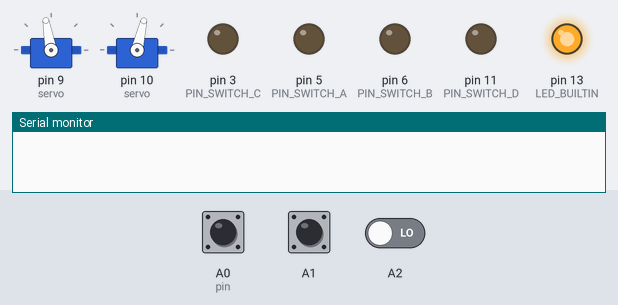
Bench run of a sketch on a simulated Arduino Uno, built with avr-gcc and run on an emulated ATmega328P. On the bench: 2 × servo, output pins drawn as LEDs (lit = HIGH), the last lines printed to the serial monitor. The test bench sets the inputs (shaded band); at power-on: A1 LOW, A0 (pin) LOW, A2 LOW.

Above: at 1.2 s.
1.3 s: A1 pulsed HIGH 2 times (0.12 s each, 0.3 s apart)
At 3.1 s:
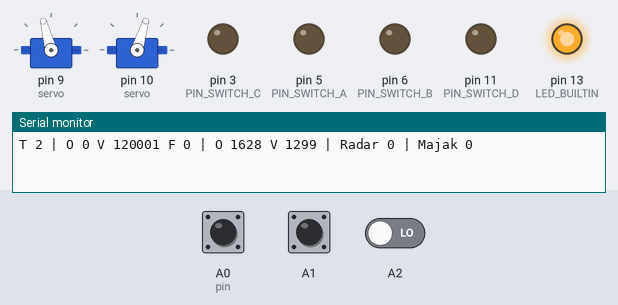
4.9 s: A0 (pin) pulsed HIGH 5 times (0.12 s each, 0.3 s apart)
At 6.6 s:
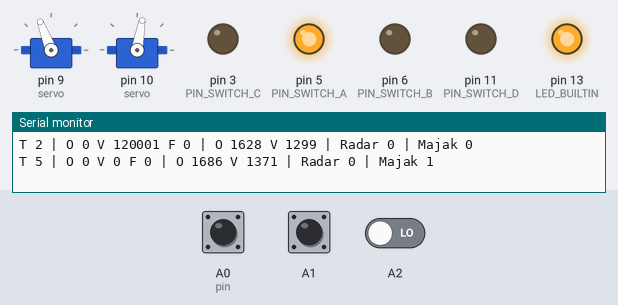
Timing chart, 0 to 33.1 s (numbered marks = the images above; inputs shaded):
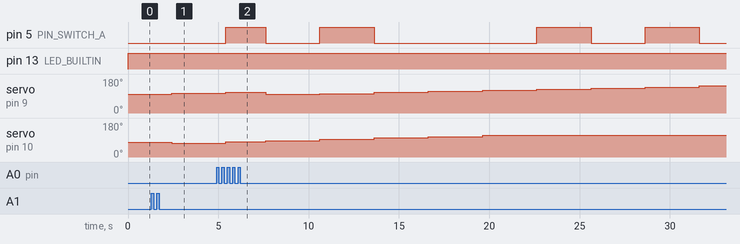

Measured:
- after the input at 1.3 s, servo on pin 9 (servo): 100° → 105° after 1.1 s instead of 1.7 s; servo on pin 10 (servo): 77° → 73° after 1.1 s

The sketch:

zar.ino
```cpp
#include <Servo.h>

Servo servo_a;
Servo servo_b;

#define PIN_SWITCH_A 5
#define PIN_SWITCH_B 6
#define PIN_SWITCH_C 3
#define PIN_SWITCH_D 11

#define MAJAK_PROG_LEN 6

struct servoZar {
    Servo servo;
    uint16_t position;
    uint16_t limit_from;
    uint16_t limit_center;
    uint16_t limit_to;
};

servoZar servo_otaceni;
servoZar servo_vyska;

struct inputZar {
    uint8_t pin;
    unsigned long value;
    uint16_t center;
    uint16_t deadband;
    uint16_t max;
    uint16_t min;
};

inputZar input_otaceni;
inputZar input_vyska;
inputZar input_funkce;

uint32_t tm_ms;
uint32_t tm_ms_prev;
uint32_t tm_ms_print;
uint32_t tm_ms_blik;

int8_t fce_sel;
uint16_t fce_tm;
uint8_t fce_done;

uint8_t reflektor_state;
uint8_t osvetleni_state;
uint8_t radar_state;
uint8_t majak_state;
uint8_t majak_i;
uint8_t majak_prog[MAJAK_PROG_LEN];

/**
 * Nastaveni
 */
void setup() {

    fce_sel = 0;
    fce_tm = 0;
    fce_done = 0;
    reflektor_state = 0;
    osvetleni_state = 0;
    radar_state = 0;
    majak_state = 0;
    majak_i = 0;
    majak_prog[0] = 1;
    majak_prog[1] = 0;
    majak_prog[2] = 1;
    majak_prog[3] = 0;
    majak_prog[4] = 0;
    majak_prog[5] = 0;

    // vstup otaceni
    input_otaceni.pin = A0;
    input_otaceni.value = 0;
    input_otaceni.center = 1480;
    input_otaceni.deadband = 50;
    input_otaceni.max = 1890;
    input_otaceni.min = 1080;

    // vstup vyska
    input_vyska.pin = A1;
    input_vyska.value = 0;
    input_vyska.center = 1480;
    input_vyska.deadband = 50;
    input_vyska.max = 1903;
    input_vyska.min = 1083;

    // vstup prepinac
    input_funkce.pin = A2;
    input_funkce.value = 0;
    input_funkce.center = 1490;
    input_funkce.deadband = 50;
    input_funkce.max = 1900;
    input_funkce.min = 1120;

    pinMode(input_otaceni.pin, INPUT);
    pinMode(input_vyska.pin, INPUT);
    pinMode(input_funkce.pin, INPUT);

    // vystupy
	pinMode(PIN_SWITCH_A, OUTPUT);
    pinMode(PIN_SWITCH_B, OUTPUT);
    pinMode(PIN_SWITCH_C, OUTPUT);
    pinMode(PIN_SWITCH_D, OUTPUT);
    digitalWrite(PIN_SWITCH_A, LOW);
    digitalWrite(PIN_SWITCH_B, LOW);
    digitalWrite(PIN_SWITCH_C, LOW);
    digitalWrite(PIN_SWITCH_D, LOW);

    // interni LED
	pinMode(LED_BUILTIN, OUTPUT);
    digitalWrite(LED_BUILTIN, LOW);

    // seriak
    Serial.begin(115200);

    // servo otaceni
    servo_otaceni.servo.attach(9);
    servo_otaceni.limit_from = 840;
    servo_otaceni.limit_center = 1570;
    servo_otaceni.limit_to = 2300;
    servo_otaceni.position = 1570;

    // servo vyskove
    servo_vyska.servo.attach(10);
    servo_vyska.limit_from = 1165;
    servo_vyska.limit_center = 1340;
    servo_vyska.limit_to = 1720;
    servo_vyska.position = 1340;

    tm_ms_print = 0;
    tm_ms_blik = 0;
    tm_ms = millis();
    tm_ms_prev = millis();
}

/**
 * Smycka
 */
void loop(){
    int serial_data;
    char str_buff[100];
    int8_t fce_act;

    uint8_t rate_change;

    // nastaveni pozice serv
    servo_otaceni.servo.writeMicroseconds(servo_otaceni.position);
    servo_vyska.servo.writeMicroseconds(servo_vyska.position);

    // ladeni pres seriak
    if(Serial.available() > 0) {
        serial_data = Serial.read();
        if(serial_data == 'q'){
            servo_otaceni.position--;
        }
        if(serial_data == 'w'){
            servo_otaceni.position++;
        }
        if(serial_data == 'e'){
            servo_vyska.position--;
        }
        if(serial_data == 'd'){
            servo_vyska.position++;
        }
    }

    // nacteni signalu z prijimace
    digitalWrite(LED_BUILTIN, HIGH);
    input_otaceni.value = pulseIn(input_otaceni.pin, HIGH);
    input_vyska.value = pulseIn(input_vyska.pin, HIGH);
    input_funkce.value = pulseIn(input_funkce.pin, HIGH);
    digitalWrite(LED_BUILTIN, LOW);

    // cas
    tm_ms_prev = tm_ms;
    tm_ms = millis();

    // ovladani
    if(input_otaceni.value < input_otaceni.center - input_otaceni.deadband){
        // otaceni doprava
        rate_change = 1 + floor((input_otaceni.center - input_otaceni.deadband - input_otaceni.value) / 25.0);
        if(servo_otaceni.position + rate_change < servo_otaceni.limit_to){
            servo_otaceni.position += rate_change;
        } else {
            servo_otaceni.position = servo_otaceni.limit_to;
        }
    }
    if(input_otaceni.value > input_otaceni.center + input_otaceni.deadband){
        // otaceni doleva
        rate_change = 1 + floor((input_otaceni.value - input_otaceni.center + input_otaceni.deadband) / 25.0);
        if(servo_otaceni.position - rate_change > servo_otaceni.limit_from){
            servo_otaceni.position -= rate_change;
        } else {
            servo_otaceni.position = servo_otaceni.limit_from;
        }
    }
    if(input_vyska.value < input_vyska.center - input_vyska.deadband){
        // vyska nahoru
        rate_change = 1 + floor((input_vyska.center - input_vyska.deadband - input_vyska.value) / 20.0);
        if(servo_vyska.position + rate_change < servo_vyska.limit_to){
            servo_vyska.position += rate_change;
        } else {
            servo_vyska.position = servo_vyska.limit_to;
        }
    }
    if(input_vyska.value > input_vyska.center + input_vyska.deadband){
        // vyska dolu
        rate_change = 1 + floor((input_vyska.value - input_vyska.center + input_vyska.deadband) / 20.0);
        if(servo_vyska.position - rate_change > servo_vyska.limit_from){
            servo_vyska.position -= rate_change;
        } else {
            servo_vyska.position = servo_vyska.limit_from;
        }
    }

    // slider je v horni casti
    if(input_funkce.value > input_funkce.center + input_funkce.deadband){
        // horni bliz stredu
        fce_act = 1;
        // horni koncova
        if(input_funkce.value > input_funkce.max - ((input_funkce.max - input_funkce.center - input_funkce.deadband) / 2)) fce_act = 2;
    }

    // slider je v dolni casti
    if(input_funkce.value < input_funkce.center - input_funkce.deadband){
        // dolni bliz stredu
        fce_act = 3;
        // spodni koncova
        if(input_funkce.value < input_funkce.min + ((input_funkce.center - input_funkce.deadband - input_funkce.min) / 2)) fce_act = 4;
    }

    // slider je uprostred
    if(input_funkce.value <= input_funkce.center + input_funkce.deadband && input_funkce.value >= input_funkce.center - input_funkce.deadband){
        fce_act = 0;
    }

    // je v pozici dostatecne dlouho, aby se to stalo?
    if(fce_act == fce_sel){
        fce_tm += tm_ms - tm_ms_prev;
    } else {
        fce_sel = fce_act;
        fce_tm = 0;
        fce_done = 0;
    }

    // ma se neco stat
    if(fce_sel != 0 && fce_tm > 1000 && fce_done == 0){

        // velky reflektor
        if(fce_sel == 2){
            if(reflektor_state == 0){
                digitalWrite(PIN_SWITCH_D, HIGH);
                reflektor_state = 1;
                fce_done = 1;
            } else {
                digitalWrite(PIN_SWITCH_D, LOW);
                reflektor_state = 0;
                fce_done = 1;
            }
        }

        // osvetleni
        if(fce_sel == 1){
            if(osvetleni_state == 0){
                digitalWrite(PIN_SWITCH_C, HIGH);
                osvetleni_state = 1;
                fce_done = 1;
            } else {
                digitalWrite(PIN_SWITCH_C, LOW);
                osvetleni_state = 0;
                fce_done = 1;
            }
        }

        // radar
        if(fce_sel == 3){
            if(radar_state == 0){
                // zapneme radar
                analogWrite(PIN_SWITCH_B, 50);
                radar_state = 1;
                fce_done = 1;
            } else {
                // vypneme radar
                analogWrite(PIN_SWITCH_B, 0);
                radar_state = 0;
                fce_done = 1;
            }
        }

        // majak
        if(fce_sel == 4){
            if(majak_state == 0){
                //digitalWrite(PIN_SWITCH_A, HIGH);
                majak_state = 1;
                fce_done = 1;
            } else {
                digitalWrite(PIN_SWITCH_A, LOW);
                majak_state = 0;
                fce_done = 1;
            }
        }
    }

    // blikani majaku
    if(majak_state == 1){
        if(tm_ms - tm_ms_blik > 100){
            if(majak_prog[majak_i] == 1){
                digitalWrite(PIN_SWITCH_A, HIGH);
            } else {
                digitalWrite(PIN_SWITCH_A, LOW);
            }
            majak_i++;
            if(majak_i == MAJAK_PROG_LEN) majak_i = 0;
            tm_ms_blik = tm_ms;
        }
    }

    if(tm_ms - tm_ms_print > 500){
        sprintf(str_buff, "T %lu | O %lu V %lu F %lu | O %u V %u | Radar %u | Majak %u", tm_ms / 1000, input_otaceni.value, input_vyska.value, input_funkce.value, servo_otaceni.position, servo_vyska.position, radar_state, majak_state);
        Serial.println(str_buff);
        tm_ms_print = tm_ms;
    }
}
```
